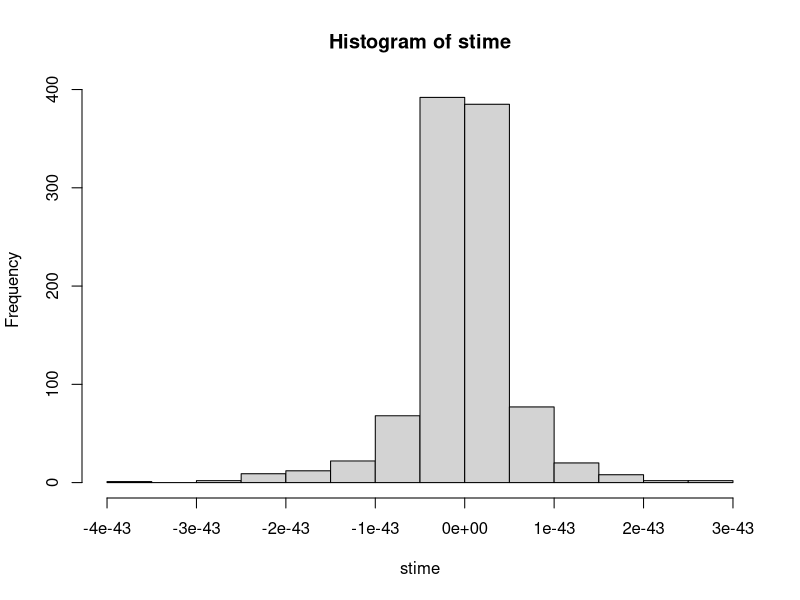

This figure's R source:
## ---- chunk 1
n <- 50
B <- 1000

sample <- rnorm(n)

sampleY <- exp(sample)

fun <- function(y){
  mu <- mean(y)
  sigma <- sqrt(mean(y^2) - mu^2)
  int <- sum(y - mu)^3
  return(int/sigma^3)
}

boot.values <- matrix(sample(sampleY,B*n,replace=TRUE),ncol = n)

stime <- apply(boot.values,1,fun)

hist(stime)


